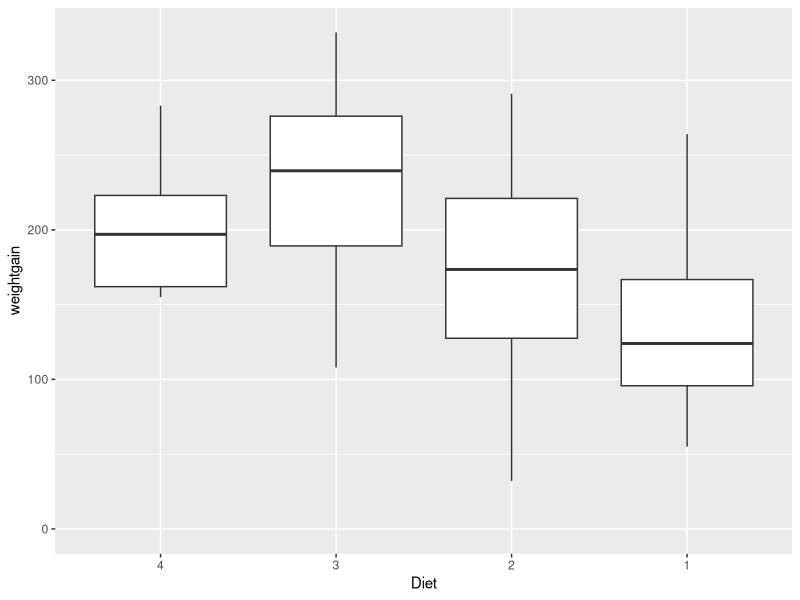
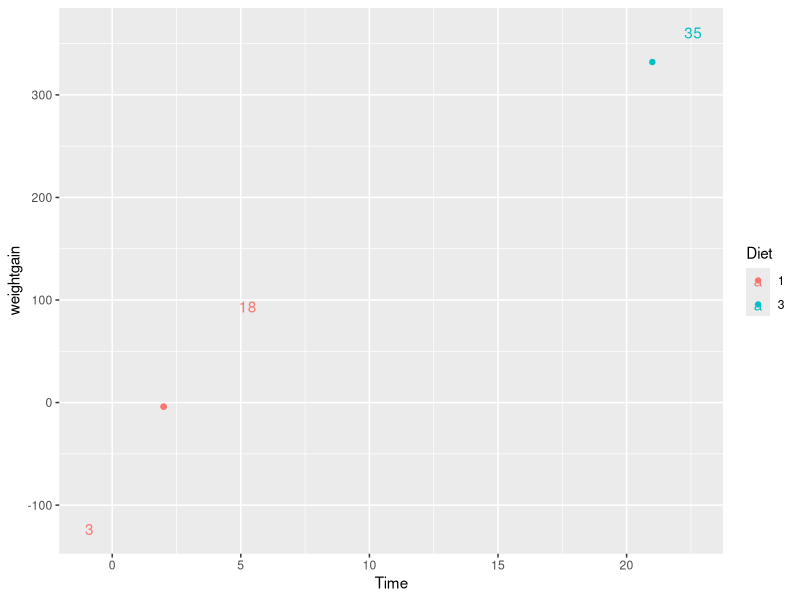
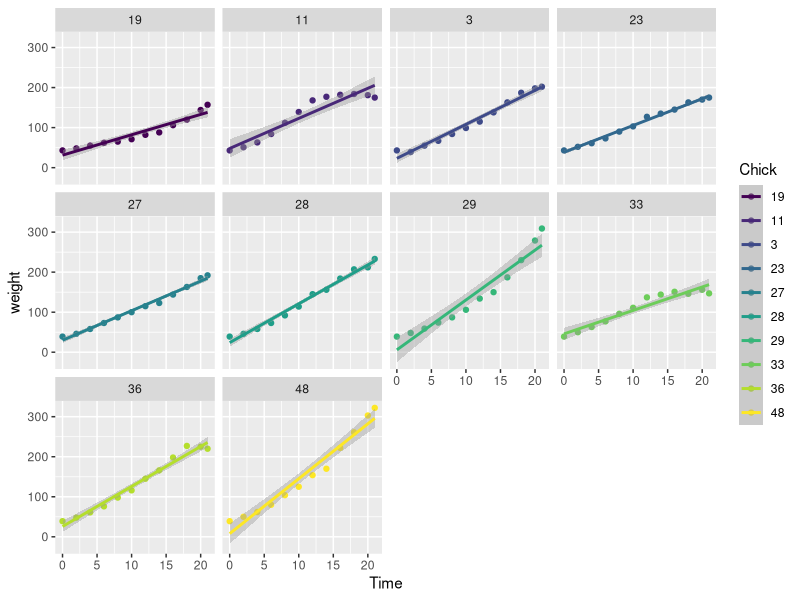

Here is the R script that generated these plots, in order: (Note: this script raises an error after producing the figures.)
## ---- chunk 1
knitr::opts_chunk$set(echo = TRUE)
library('datasets')
library(dplyr)
library(ggplot2)
cw = ChickWeight
## ---- chunk 2
#	head(cw, 30)
	weight0 = cw %>% 
		  filter(Time == 0) %>% 
		  group_by(Diet) %>%
		  summarize(Average=mean(weight), Deviation=sd(weight))

	print(weight0)
## ---- chunk 3
	complete = cw %>% 
		   group_by(Chick) %>% 
		   mutate(observation.count=length(weight)) %>% 
		   filter(observation.count == 12)

	complete %>% head(3)
## ---- chunk 4
	weight_init = cw %>% filter(Time == 0) %>% arrange(Chick)
	cw = cw %>%
	     mutate(weightgain = weight - weight_init[Chick, "weight"])

	head(cw, 3)
## ---- chunk 5
	medians = cw %>% group_by(Diet) %>% summarize(median = median(weightgain)) %>% arrange(desc(median))

#	print(medians)
#	print(levels(factor(c(medians["Diet"]))))
#	diets = ordered(cw$Diet, levels=c(medians["Diet"]))
#	print(diets)

#	cw$Diet = reorder(cw$Diet, levels(factor(c(medians["Diet"]))))

	cw %>% 
	filter(Time == 21) %>% mutate(Diet = factor(Diet, levels=c(medians$Diet))) %>%
#	mutate(weightmedian = medians[Diet, "median"]$median) %>%
#	arrange(weightmedian, Chick) %>%
	ggplot(aes(x=Diet, y=weightgain)) + geom_boxplot() + ylim(0, NA)
## ---- chunk 6
	mx = max(cw$weightgain)
	mn = min(cw$weightgain)

	print(cat("Max weight gain is:", mx, fill=TRUE))
	print(cat("Min weight gain is:", mn, fill=TRUE))
## ---- chunk 7
	extremes = cw %>% filter(weightgain == mx | weightgain == mn)
	print(extremes)
## ---- chunk 8
	ggplot(extremes, aes(x=Time, y=weightgain, color=Diet, label=Chick)) + geom_point() + geom_text(position='jitter', width=0.1, height=0.1)
## ---- chunk 9
	mx = max(weight_init$weight)
	mn = min(weight_init$weight)

	extremes = weight_init %>% filter((weight == mx | weight == mn) & (Chick %in% complete$Chick))

	chicks = unique(extremes$Chick)

	gextremes = cw %>% filter(Chick %in% chicks) %>% arrange(Chick) %>% mutate(weight0 = weight_init$weight[Chick], filtered_chicks = Chick) # group_by(Chick) %>% arrange(Chick)
#	print(gextremes)

	ggplot(gextremes, aes(x=Time, y=weight, color=Chick)) + geom_point() + facet_wrap(~filtered_chicks) + geom_smooth(method='lm')

#	i = 1
#	repeat {
#
#		chick = chicks[i]
#		extremes = cw %>% filter(Chick == chick)
#		plot = plot + stat_smooth(data=extremes, method='lm', aes(x=Time, y=weight, color=Chick), se=F)
#
#		i = i + 1
#		if(i > length(chicks)) { break }
#	}

## ---- chunk 10
#	ggplot(gextremes, aes(x=Time, y=weight, color=Chick)) + geom_point() + stat_smooth(data=cw, method='lm', aes(x=Time, y=weight), se=F) + facet_wrap(~Chick) + stat_smooth(method='lm', se=F)
	ggplot(gextremes, aes(x=Time, y=weight)) + geom_point() + geom_smooth(method='lm') + facet_wrap(~filtered_chicks) + geom_smooth(data=cw, aes(x = Time, y = weight, color="red"), method="lm")
#	plot = plot + stat_smooth(data=cw, method='lm', aes(x=Time, y=weight), se=F)

#	plot
## ---- chunk 11
	incomplete = cw %>% filter(!(Chick %in% complete$Chick)) %>% group_by(Diet)
	ggplot(incomplete, aes(x=Time, y=weight, color=Chick)) + geom_point()
## ---- chunk 12
	ggplot(incomplete, aes(x=Diet, fill=Chick)) + geom_bar()
